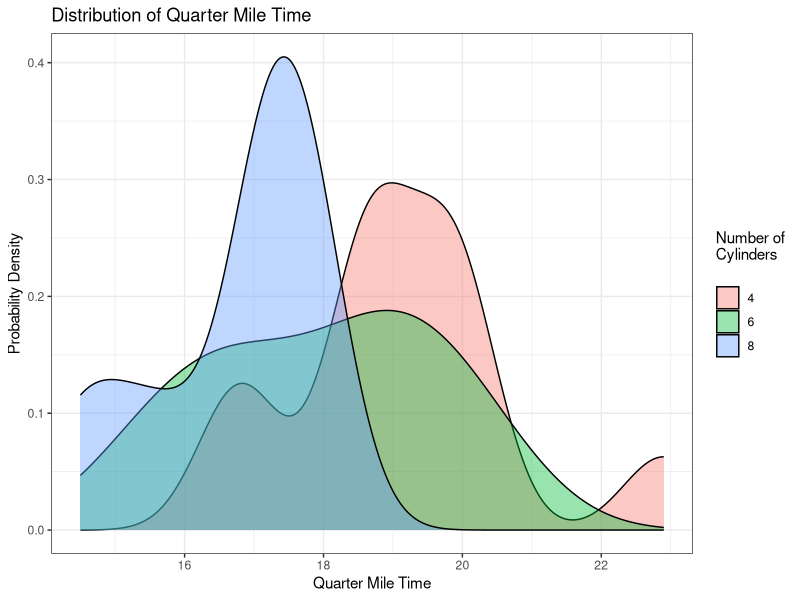

Generate this figure with R:
## ---- chunk 1
knitr::opts_chunk$set(echo = T, results = "asis", warning = F)
## ---- chunk 2
library(tidyverse)
## ---- chunk 3
data(mtcar)
density_plot <- ggplot(mtcars, aes(x = qsec, fill=as.factor(cyl))) +
  geom_density(alpha=0.4) +
    labs(title = "Distribution of Quarter Mile Time",
       x = "Quarter Mile Time",
       y = "Probability Density") +
  guides(fill=guide_legend(title="Number of\nCylinders\n"))
density_plot + theme_bw()

